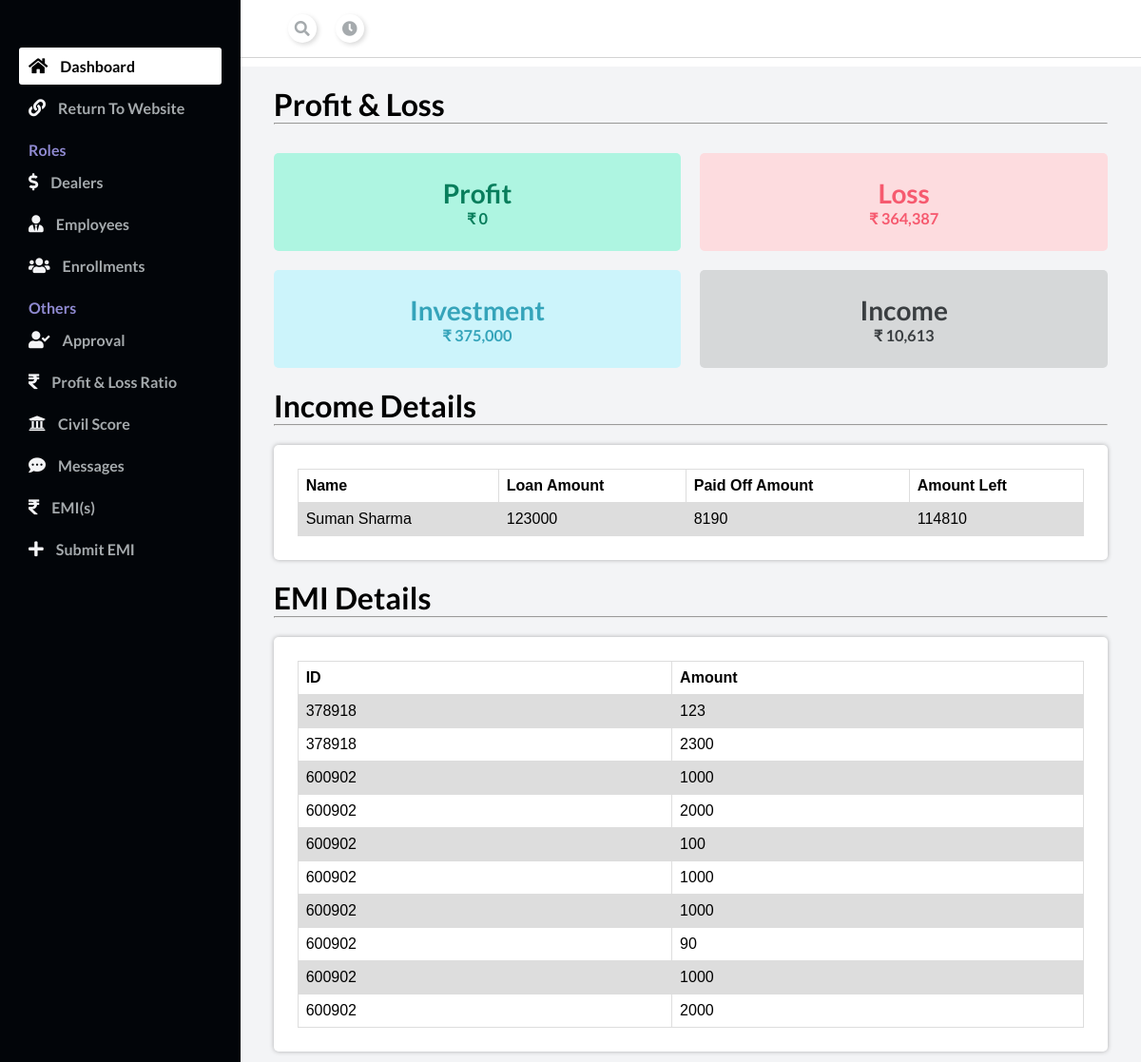
Page /admin_dashboard/profit_loss/ on the committed database.
### main/models.py (models this page shows, shortened)
class EnrollmentAccount(models.Model):
    enrollment = models.ForeignKey(Enrollment, on_delete=models.CASCADE)
    amount_left = models.IntegerField()
    amount_paid = models.IntegerField()

class Enrollment(models.Model):
    user = models.ForeignKey(User, on_delete=models.CASCADE, null=True)
    enrollment_id = models.TextField()
    password = models.TextField()
    total_amount = models.IntegerField(blank=True, null=True)
    dealer = models.ForeignKey(Dealer, on_delete=models.CASCADE, null=True, blank=True)
    admin = models.TextField(null=True, blank=True)
    status = models.TextField(default="pending", blank=True)
    first_name = models.TextField(blank=True, null=True)
    middle_name = models.TextField(blank=True, null=True)
    last_name = models.TextField(blank=True, null=True)
    dob = models.DateField(blank=True, null=True)
    gender = models.TextField(blank=True, null=True)
    mobile_number = models.IntegerField(max_length=10, blank=True, null=True)
    maritial_status = models.TextField(blank=True, null=True)
    father_name = models.TextField(blank=True, null=True)
    spouse_name = models.TextField(blank=True, null=True)
    profile_image = models.ImageField(upload_to="profile_images", blank=True, null=True)
    id_proof = models.TextField(blank=True, null=True)
    pan = models.TextField(null=True, blank=True)
    pan_image = models.TextField(null=True, blank=True)
    voter_id = models.TextField(null=True, blank=True)
    voter_id_image = models.TextField(null=True, blank=True)
    driver_license = models.TextField(null=True, blank=True)
    driver_license_image = models.TextField(null=True, blank=True)
    consent = models.BooleanField(default=True)
    address_1 = models.TextField(blank=True, null=True)
    address_2 = models.TextField(blank=True, null=True)
    address_3 = models.TextField(blank=True, null=True)
    pincode = models.IntegerField(blank=True, null=True)
    city = models.TextField(blank=True, null=True)
    state = models.TextField(blank=True, null=True)
    post_office = models.TextField(blank=True, null=True)
    landmark = models.TextField(blank=True, null=True)
    aadhar_image = models.ImageField(blank=True, null=True, upload_to="aadhar_images")
    aadhar_image_back = models.ImageField(blank=True, null=True, upload_to="aadhar_back_images")
    location = models.TextField(blank=True, null=True)
    educational_qualification = models.TextField(blank=True, null=True) # SSC, 12th, Under Graduate, Graduate, Post Graduate, Professional, Others
    designation = models.TextField(blank=True, null=True)
    family_members = models.IntegerField(blank=True, null=True)
    monthly_income = models.IntegerField(blank=True, null=True)
    reference_first_name = models.TextField(blank=True, null=True)
    reference_middle_name = models.TextField(blank=True, null=True)
    reference_last_name = models.TextField(blank=True, null=True)
    reference_mobile_number = models.TextField(blank=True, null=True)
    reference_relation = models.TextField(blank=True, null=True)
    product_type = models.TextField(blank=True, null=True)
    product_cost = models.IntegerField(blank=True, null=True)
    emi_plan = models.TextField(blank=True, null=True)
    down_payment = models.IntegerField(blank=True, null=True)
    down_payment_terms = models.IntegerField(blank=True, null=True)
    due_amount_terms = models.IntegerField(blank=True, null=True)
    total_terms = models.IntegerField(blank=True, null=True)
    margin_money = models.IntegerField(blank=True, null=True)
    due_payment = models.IntegerField(blank=True, null=True)
    emi = models.IntegerField(blank=True, null=True)
    card = models.IntegerField(blank=True, null=True)
    processing_fee = models.IntegerField(blank=True, null=True)
    insurance = models.IntegerField(blank=True, null=True)
    total_cost = models.IntegerField(blank=True, null=True)
    imei_product_image = models.ImageField(blank=True, null=True, upload_to="imei_product_image/")
    product_model_sl_no = models.TextField(blank=True, null=True)
    ifsc_code = models.TextField(blank=True, null=True)
    urmn = models.TextField(blank=True, null=True)
    period_from = models.TextField(blank=True, null=True)
    period_to = models.TextField(blank=True, null=True)
    prospect_no = models.TextField(blank=True, null=True)
    account_holder_first_name = models.TextField(blank=True, null=True)
    account_holder_middle_name = models.TextField(blank=True, null=True)
    account_holder_last_name = models.TextField(blank=True, null=True)
    account_number = models.TextField(blank=True, null=True)
    bank_name = models.TextField(blank=True, null=True)
    invoice_date = models.DateField(auto_now_add=True, null=True, blank=True)

class EMI(models.Model):
    enrollment_id = models.TextField()
    amount = models.IntegerField(default=0)
    dealer = models.ForeignKey(Dealer, on_delete=models.CASCADE, null=True, blank=True)
    admin = models.ForeignKey(User, on_delete=models.CASCADE, null=True, blank=True)

### admin/views.py (the view)
# urls.py: path('profit_loss/', views.profit_loss, name="profit_loss"),
def profit_loss(request):
    invested_num = 0
    print(Enrollment.objects.all())
    for i in Enrollment.objects.all():
        print(i.total_amount)
        if i.total_amount:
            invested_num += i.total_amount
    invested = "{:,}".format(invested_num)
    income_num = 0
    for i in EMI.objects.all():
        income_num += i.amount
    income = "{:,}".format(income_num)
    profit = 0
    loss = 0
    if invested_num > income_num:
        loss = invested_num - income_num
    elif income_num > invested_num:
        profit_num = income - invested_num
    profit = "{:,}".format(profit)
    loss = "{:,}".format(loss)
    emi = EMI.objects.all()
    enrollmentaccounts = EnrollmentAccount.objects.all()
    return render(request, "Admin/profit_loss.html", {"enrollmentaccounts":enrollmentaccounts, "emis": emi, "investment":invested, "income":income, "profit":profit, "loss":loss})

### Template/Admin/profit_loss.html (shortened to what this page needs)
{% extends "admin_base.html" %}
{% block body %}
<div class="main__container">
    <h1>Profit & Loss</h1>
    <hr>
    <div class="charts__right__cards">
        <div class="card2">
            <h1>Profit</h1>
            <h3>&#8377; {{profit}}</h1>
        </div>
        <div class="card4">
            <h1>Loss</h1>
            <h3>&#8377; {{loss}}</h1>
        </div>
        <div class="card1">
            <h1>Investment</h1>
            <h3>&#8377; {{investment}}</h1>
        </div>
        <div class="card3">
            <h1>Income</h1>
            <h3>&#8377; {{income}}</h1>
        </div>
    </div>
    <h1 style="margin-top: 20px;">Income Details</h1>
    <hr>
        <div class="container-div" style="margin-top: 20px;">
            <table>
                <tr>
                    <th>Name</th>
                    <th>Loan Amount</th>
                    <th>Paid Off Amount</th>
                    <th>Amount Left</th>
                </tr>
                {% for i in enrollmentaccounts %}
                <tr>
                    <td>{{i.enrollment.first_name}} {{i.enrollment.last_name}}</td>
                    <td>{{i.enrollment.total_amount}}</td>
                    <td>{{i.amount_paid}}</td>
                    <td>{{i.amount_left}}</td>
                </tr>
                {% endfor %}
            </table>
        </div>
    <h1 style="margin-top: 20px;">EMI Details</h1>
    <hr>
        <div class="container-div" style="margin-top: 20px;">
            <table>
                <tr>
                    <th>ID</th>
                    <th>Amount</th>
                </tr>
                {% for i in emis %}
                <tr>
                    <td>{{i.enrollment_id}}</td>
                    <td>{{i.amount}}</td>
                </tr>
                {% endfor %}
            </table>
        </div>
</div>
{% endblock body %}

### Template/admin_base.html (style rules this page uses)
* { margin: 0; padding: 0; }
body { box-sizing: border-box; font-family: "Lato", sans-serif; }
.main__container { padding: 20px 35px; }
.charts__right__cards { display: grid; grid-template-columns: 1fr 1fr; gap: 20px; margin-top: 30px; }
.card1 { background: #ccf4fb; color: #35a4ba; text-align: center; padding: 25px; border-radius: 5px; font-size: 14px; }
.card2 { background: #aef5e1; color: #087e5c; text-align: center; padding: 25px; border-radius: 5px; font-size: 14px; }
.card3 { background: #d6d8d9; color: #3a3e41; text-align: center; padding: 25px; border-radius: 5px; font-size: 14px; }
.card4 { background: #fddcdf; color: #f65a6f; text-align: center; padding: 25px; border-radius: 5px; font-size: 14px; }
.container-div { padding: 25px; background-color: white; border-radius: 5px; box-shadow: 0 0 5PX 0 rgba(0, 0, 0, 0.287); }

### Template/Admin/profit_loss.html (style rules this page uses)
table { font-family: arial, sans-serif; border-collapse: collapse; width: 100%; }
td, th { border: 1px solid #dddddd; text-align: left; padding: 8px; }
tr:nth-child(even) { background-color: #dddddd; }

### rows in the picture
EnrollmentAccount: enrollment.first_name "Suman", enrollment.last_name "Sharma", enrollment.total_amount "123000", amount_paid "8190", amount_left "114810"
EMI: enrollment_id "378918", amount "123"
EMI: enrollment_id "378918", amount "2300"
EMI: enrollment_id "600902", amount "1000"
EMI: enrollment_id "600902", amount "2000"
EMI: enrollment_id "600902", amount "100"
EMI: enrollment_id "600902", amount "1000"
EMI: enrollment_id "600902", amount "1000"
EMI: enrollment_id "600902", amount "90"
EMI: enrollment_id "600902", amount "1000"
EMI: enrollment_id "600902", amount "2000"

### other values in the picture
{{ profit }} "0"
{{ loss }} "364,387"
{{ investment }} "375,000"
{{ income }} "10,613"
